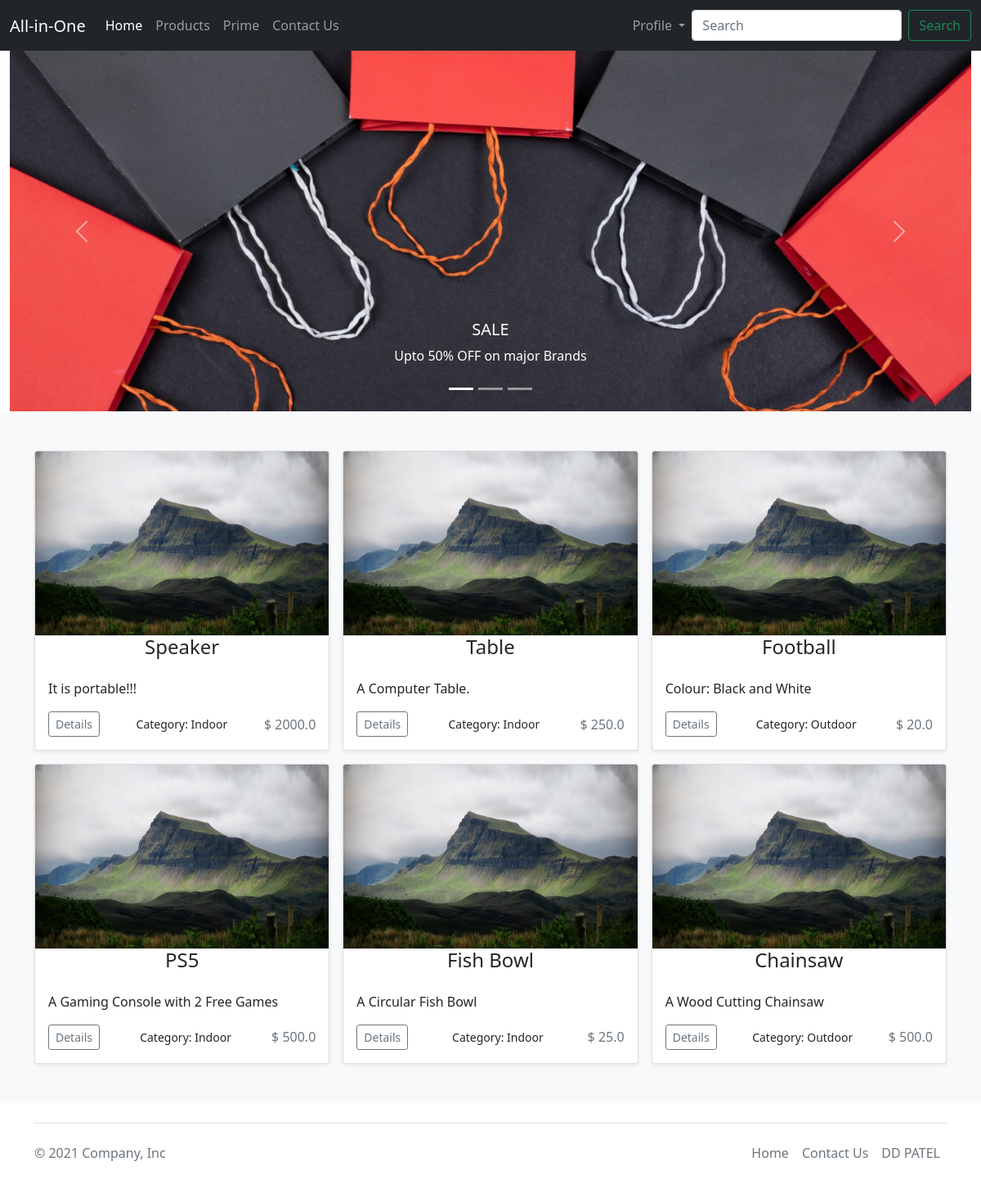
Page /products on the committed database.
### myapp/models.py (models this page shows, shortened)
class Product(models.Model):
    CATEGORY = (
        ('Indoor', 'Indoor'),
        ('Outdoor', 'Outdoor'),
    )
    product_name = models.CharField(max_length=200, null=True)
    price = models.FloatField(null=True)
    category = models.CharField(max_length=200, null=True, choices=CATEGORY)
    description = models.CharField(max_length=200, null=True, blank=True)
    date_created = models.DateTimeField(auto_now_add=True, null=True)

### myapp/views.py (the view)
# urls.py: path('products', views.products, name='products'),
def products(request):
    products = Product.objects.all()
    return render(request, 'products.html', {'products': products})

### templates/products.html (shortened to what this page needs)
{% extends 'base.html' %}
{% block body %}
{% load static %}
<div class="container-fluid">
  <div id="carouselExampleCaptions" class="carousel slide" data-bs-ride="carousel">
    <div class="carousel-indicators">
      <button type="button" data-bs-target="#carouselExampleCaptions" data-bs-slide-to="0" class="active"
        aria-current="true" aria-label="Slide 1"></button>
      <button type="button" data-bs-target="#carouselExampleCaptions" data-bs-slide-to="1"
        aria-label="Slide 2"></button>
      <button type="button" data-bs-target="#carouselExampleCaptions" data-bs-slide-to="2"
        aria-label="Slide 3"></button>
    </div>
    <div class="carousel-inner">
      <div class="carousel-item active">
        <img src="/static/images/1.jpeg" class="d-block w-100" alt="...">
        <div class="carousel-caption d-none d-md-block">
          <h5>SALE</h5>
          <p>Upto 50% OFF on major Brands</p>
        </div>
      </div>
    </div>
    <button class="carousel-control-prev" type="button" data-bs-target="#carouselExampleCaptions" data-bs-slide="prev">
      <span class="carousel-control-prev-icon" aria-hidden="true"></span>
    </button>
    <button class="carousel-control-next" type="button" data-bs-target="#carouselExampleCaptions" data-bs-slide="next">
      <span class="carousel-control-next-icon" aria-hidden="true"></span>
    </button>
  </div>
</div>
<div class="album py-5 bg-light">
    <div class="container">
      <div class="row row-cols-1 row-cols-sm-2 row-cols-md-3 g-3">
{% for i in products %}
        <div class="col">
          <div class="card shadow-sm">
            <img src="/static/images/mountain.jpeg" class="bd-placeholder-img card-img-top" width="100%" height="225" xmlns="" role="img" aria-label="Placeholder: Thumbnail" preserveAspectRatio="xMidYMid slice" focusable="false"><title>Placeholder</title><rect width="100%" height="100%" fill="#55595c"/><text x="50%" y="50%" fill="#eceeef" dy=".3em" color="green"><center><b><h4>{{i.product_name}}</h4></b></center></text>
            <div class="card-body">
              <p class="card-text">{{i.description}}</p>
              <div class="d-flex justify-content-between align-items-center">
                <div class="btn-group">
                  <button type="button" class="btn btn-sm btn-outline-secondary">Details</button>
                </div>
                <small>Category: {{i.category}}</small>
                <medium class="text-muted">$ {{i.price}}</medium>
              </div>
            </div>
          </div>
        </div>
{% endfor %}
      </div>
    </div>
  </div>
{% endblock body %}

### templates/base.html (shortened to what this page needs)
<!doctype html>
<html lang="en">
<head>
  <link href="https://cdn.jsdelivr.net/npm/bootstrap@5.1.3/dist/css/bootstrap.min.css" rel="stylesheet"
>
</head>
<body>
  <nav class="navbar navbar-expand-lg navbar-dark bg-dark">
    <div class="container-fluid">
      <h2><a class="navbar-brand" href="/" color="green">All-in-One</a></h2>
      <div class="collapse navbar-collapse" id="navbarSupportedContent">
        <ul class="navbar-nav me-auto mb-2 mb-lg-0">
          <li class="nav-item">
            <a class="nav-link active" aria-current="page" href="/">Home</a>
          </li>
          <li class="nav-item">
            <a class="nav-link" href="/products">Products</a>
          </li>
          <li class="nav-item">
            <a class="nav-link" href="/membership">Prime</a>
          </li>
          <li class="nav-item">
            <a class="nav-link" href="/contact">Contact Us</a>
          </li>
        </ul>
        <ul class="navbar-nav">
          <li class="nav-item dropdown">
            <a class="nav-link dropdown-toggle" href="#" id="navbarDropdown" role="button" data-bs-toggle="dropdown"
              aria-expanded="false">
              Profile
            </a>
          </li>
        </ul>
        <form class="d-flex">
          <input class="form-control me-2" type="search" placeholder="Search" aria-label="Search">
          <button class="btn btn-outline-success" type="submit">Search</button>
        </form>
      </div>
    </div>
  </nav>
  {% block body %}
  {% endblock body %}
<div class="container">
  <footer class="d-flex flex-wrap justify-content-between align-items-center py-3 my-4 border-top">
    <p class="col-md-4 mb-0 text-muted">&copy; 2021 Company, Inc</p>
    <ul class="nav col-md-4 justify-content-end">
      <li class="nav-item"><a href="/home" class="nav-link px-2 text-muted">Home</a></li>
      <li class="nav-item"><a href="/contact" class="nav-link px-2 text-muted">Contact Us</a></li>
      <li class="nav-item"><a href="https://github.com/DD-PATEL" class="nav-link px-2 text-muted">DD PATEL</a></li>
    </ul>
  </footer>
</div>
</body>
</html>

### rows in the picture
Product: product_name "Speaker", description "It is portable!!!", category "Indoor", price "2000.0"
Product: product_name "Table", description "A Computer Table.", category "Indoor", price "250.0"
Product: product_name "Football", description "Colour: Black and White", category "Outdoor", price "20.0"
Product: product_name "PS5", description "A Gaming Console with 2 Free Games", category "Indoor", price "500.0"
Product: product_name "Fish Bowl", description "A Circular Fish Bowl", category "Indoor", price "25.0"
Product: product_name "Chainsaw", description "A Wood Cutting Chainsaw", category "Outdoor", price "500.0"
